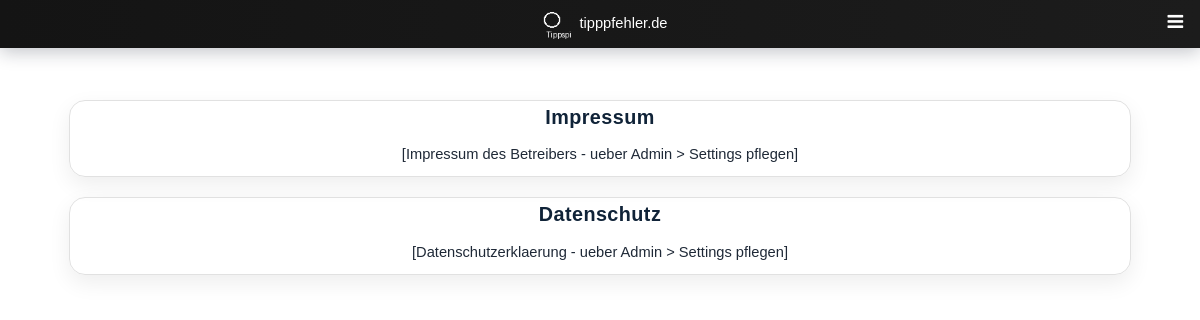
/index.php?m_id=4, run on the app's committed database.
### tables this page shows
CREATE TABLE `set_setting` (
  `set_index` int(11) NOT NULL,
  `set_key` varchar(255) NOT NULL,
  `set_value` text NOT NULL
);

### functions.php (called while the page is built, shortened)
<?php
	function showsetting($dbconn, $key)
	{
		$value = "";
		$result = mysqli_query ($dbconn,"select set_value from set_setting where set_key='".$key."'");
		while ($row = mysqli_fetch_array($result)) $value =  $row['set_value'];
		return $value;
	}
?>

### index.php (the view, shortened to what this page needs)
<?php
	include 'functions.php';
	$dbconn = sqlconnect();
	$m_id = 1; 	if (isset($_REQUEST["m_id"])) $m_id = $_REQUEST["m_id"];
	$anmeldung = 0;
	$message = "";
?>
<!DOCTYPE HTML>
<html>
	<head>
		<link rel="stylesheet" href="assets/css/maincss2.css" />
	</head>
	<body class="page-index">
		<div class="page-wrap">
			<div class="wrsec">
					<section id="header">
						<div class="logo"><img src="assets/images/logo_white_small.png" alt="Logo">tipppfehler.de</div>
						<a href="#navPanel" class="navPanelToggle"><span class="fa fa-bars"></span></a>
					</section>
					<section id="main">
						<?php
							if ($m_id == 1)
							{
								echo '
									<div class="box ">
										<div class="header-box">
											<h5>Login</h5>
										</div>
										<div class="detail-box">
											<img src="assets/images/logo.png" width=160px>
											<form action="login.php" method="post">
												'.$message.'<br>
												<div class="form-row"><label for="login_name">Benutzername:</label><input id="login_name" name="name" type="text" class="login-field" placeholder="Benutzername"></div>
												<div class="form-row"><label for="login_passwort">Passwort:</label><input id="login_passwort" name="passwort" type="password" class="login-field" placeholder="Passwort"></div>
												<input value="Login" class="button" type="submit">
											</form>
										</div>
									</div>';
										if ($anmeldung == 1)
										{
											echo '<div class="box ">
											<div class="detail-box">
												 Noch nicht registriert -> <a href="index.php?m_id=2">Hier</a><br>
												 Passwort vergessen -> <a href="index.php?m_id=3">Hier</a><br>
												 Eigenes Tippspiel erstellen -> <a href="index.php?m_id=5">Hier</a><br>
												 </div>
												</div>';
										}
							}
							elseif ($m_id == 4)
							{
								echo '
									<div class="box ">
										<div class="header-box">
											<h5>Impressum</h5>
										</div>
										<div class="detail-box">
											'.showsetting($dbconn, "impressum").'
										</div>
									</div>
									<div class="box ">
										<div class="header-box">
											<h5>Datenschutz</h5>
										</div>
										<div class="detail-box">
											'.showsetting($dbconn, "datenschutz").'
										</div>
									</div>';
							}
						?>
					</section>
			</div>
		</div>
	</body>
</html>

### data on the page
set_setting: set_value "[Impressum des Betreibers - ueber Admin > Settings pflegen]"
set_setting: set_value "[Datenschutzerklaerung - ueber Admin > Settings pflegen]"
